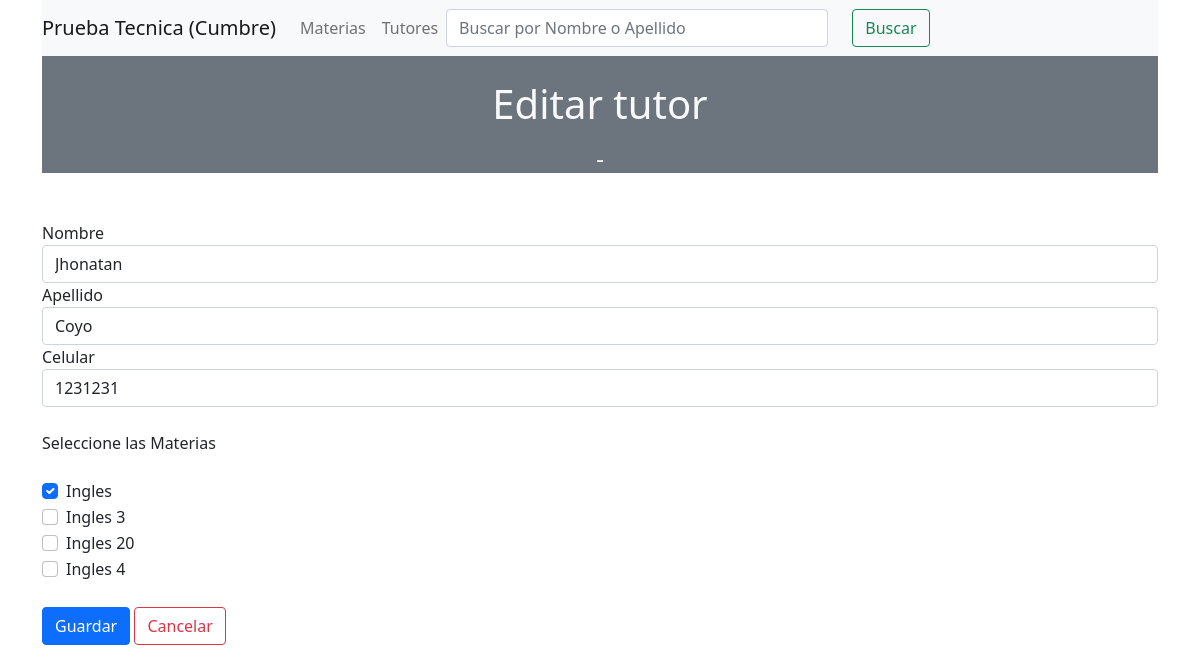
Page /index.php?controller=TutorController&action=edit&id=5 on the committed database.
### tables this page shows
CREATE TABLE `tutores` (
  `id` int(11) NOT NULL,
  `nombre` varchar(255) NOT NULL,
  `apellido` varchar(255) NOT NULL,
  `celular` bigint(20) NOT NULL
);

CREATE TABLE `materias` (
  `id` int(11) NOT NULL,
  `nombre` varchar(255) NOT NULL
);

### index.php (called while the page is built, shortened)
<?php
require_once 'config/Db.php';
$controller = new $controllerName();
$dataToView["data"] = array();
if (method_exists($controller, $_GET["action"])) {
    $dataToView["data"] = $controller->{$_GET["action"]}();
}
require_once 'views/template/layout.php';

### controllers/TutorController.php (called while the page is built, shortened)
<?php
require_once 'models/Tutor.php';
require_once 'models/Materia.php';
class TutorController
{
    public $tutorObj;
    public $materiaObj;
    public function __construct()
    {
        $this->tutorObj = new Tutor();
        $this->materiaObj = new Materia();
    }
    public function edit($id = null)
    {
        if (isset($_GET["id"])) $id = $_GET["id"];
        return [
            'MateriasxTutor' => $this->tutorObj->getMateriasxTutor($id),
            'Materias' => $this->materiaObj->getMaterias(),
            'Tutor' => $this->tutorObj->getTutorById($id)
        ];
    }
}

### config/Db.php (called while the page is built, shortened)
<?php
class Db
{
    public function __construct()
    {
        $this->host = constant('DB_HOST');
        $this->db = constant('DB');
        $this->user = constant('DB_USER');
        $this->pass = constant('DB_PASS');
        try {
            $this->conection = new PDO('mysql:host=' . $this->host . '; dbname=' . $this->db, $this->user, $this->pass);
        } catch (PDOException $e) {
            echo $e->getMessage();
            exit();
        }
    }
}

### models/Tutor.php (called while the page is built, shortened)
<?php
class Tutor
{
    private $table = "tutores";
    private $conection;
    public function getConection()
    {
        $dbObj = new Db();
        $this->conection = $dbObj->conection;
    }
    public function getTutorById($id)
    {
        $sql = "SELECT * FROM " . $this->table . " WHERE id = ?";
        $stmt = $this->conection->prepare($sql);
        $stmt->execute([$id]);
        return $stmt->fetch();
    }
    public function getMateriasxTutor($tutor_id)
    {
        $sql = "SELECT tutores.nombre as tutor,tutores.id as tutor_id, materias.nombre as materia, materias.id as materia_id
            FROM tutores
            INNER JOIN materias_tutores on tutores.id = materias_tutores.tutor_id
            INNER JOIN materias on materias.id = materias_tutores.materia_id
            WHERE  materias_tutores.tutor_id = ?";
        $stmt = $this->conection->prepare($sql);
        $stmt->execute([$tutor_id]);
        return $stmt->fetchAll();
    }
}

### models/Materia.php (called while the page is built, shortened)
<?php
class Materia
{
    private $table = "materias";
    private $conection;
    public function getConection()
    {
        $dbObj = new Db();
        $this->conection = $dbObj->conection;
    }
    public function getMaterias()
    {
        $sql = "SELECT * FROM " . $this->table;
        $stmt = $this->conection->prepare($sql);
        $stmt->execute();
        return $stmt->fetchAll();
    }
}

### views/tutor/crear.php (the view, shortened to what this page needs)
<?php
$id = $nombre = $apellido = $celular =  "";
$materias = [];
if (isset($dataToView["data"]["Tutor"]["nombre"])) $nombre = $dataToView["data"]["Tutor"]["nombre"];
if (isset($dataToView["data"]["Tutor"]["apellido"])) $apellido = $dataToView["data"]["Tutor"]["apellido"];
if (isset($dataToView["data"]["Tutor"]["celular"])) $celular = $dataToView["data"]["Tutor"]["celular"];
if (isset($dataToView["data"]["MateriasxTutor"])) $materias = $dataToView["data"]["MateriasxTutor"];
?>
<div class="row">
    <form class="form" action="index.php?controller=TutorController&action=save" method="POST">
        <div class="form-group">
            <label>Nombre</label>
            <input class="form-control" type="text" name="nombre" value="<?php echo $nombre; ?>" />
        </div>
        <div class="form-group">
            <label>Apellido</label>
            <input class="form-control" type="text" name="apellido" value="<?php echo $apellido; ?>" />
        </div>
        <div class="form-group">
            <label>Celular</label>
            <input class="form-control" type="number" name="celular" value="<?php echo $celular; ?>" />
        </div>
        <br>
        <div class="form-group">
            <label>Seleccione las Materias</label>
            <br><br>
            <?php
            foreach ($dataToView["data"]["Materias"] as $materia) {
            ?>
                <div class="form-check">
                    <?php
                    $sw = false;
                    foreach ($materias as $mat) {
                        if ($materia["id"] == $mat["materia_id"]) {
                    ?>
                            <input class="form-check-input" name="materias[]" type="checkbox" value="<?php echo $materia['id']; ?>" id="flexCheckDefault" checked>
                    <?php
                            $sw = true;
                        }
                    }
                    ?>
                    <?php
                    if (!$sw) {
                    ?>
                            <input class="form-check-input" name="materias[]" type="checkbox" value="<?php echo $materia['id']; ?>" id="flexCheckDefault" >
                    <?php
                    }
                    ?>
                    <label class="form-check-label" for="flexCheckDefault">
                        <?php echo $materia['nombre']; ?>
                    </label>
                </div>
            <?php
            }
            ?>
        </div>
        <br>
        <input type="submit" value="Guardar" class="btn btn-primary" />
        <a class="btn btn-outline-danger" href="index.php?controller=TutorController&action=listar">Cancelar</a>
    </form>
</div>

### rows in the picture
tutores: nombre "Jhonatan", apellido "Coyo", celular "1231231"
materias: nombre "Ingles"
materias: nombre "Ingles 3"
materias: nombre "Ingles 20"
materias: nombre "Ingles 4"

### other values in the picture
$controller->page_title "Editar tutor"
